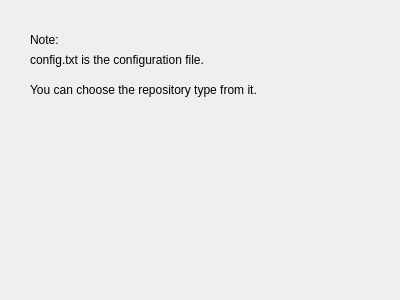
<?xml version="1.0" encoding="UTF-8"?>
<ui version="4.0">
 <class>Dialog</class>
 <widget class="QDialog" name="Dialog">
  <property name="geometry">
   <rect>
    <x>0</x>
    <y>0</y>
    <width>400</width>
    <height>300</height>
   </rect>
  </property>
  <property name="windowTitle">
   <string>Dialog</string>
  </property>
  <widget class="QLabel" name="label">
   <property name="geometry">
    <rect>
     <x>30</x>
     <y>30</y>
     <width>79</width>
     <height>19</height>
    </rect>
   </property>
   <property name="text">
    <string>Note:</string>
   </property>
  </widget>
  <widget class="QLabel" name="label_2">
   <property name="geometry">
    <rect>
     <x>30</x>
     <y>50</y>
     <width>331</width>
     <height>19</height>
    </rect>
   </property>
   <property name="text">
    <string>config.txt is the configuration file.</string>
   </property>
  </widget>
  <widget class="QLabel" name="label_3">
   <property name="geometry">
    <rect>
     <x>30</x>
     <y>80</y>
     <width>361</width>
     <height>19</height>
    </rect>
   </property>
   <property name="text">
    <string>You can choose the repository type from it.</string>
   </property>
  </widget>
 </widget>
 <resources/>
 <connections/>
</ui>
